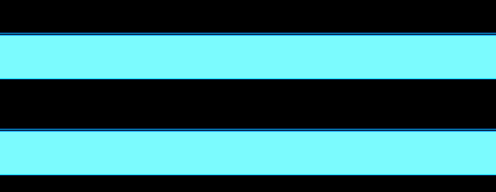

This is a level from a 2D game, rendered from its Tiled map with the project's own tilesets. A one-line summary and the complete map file follow:
An orthogonal 31x12 tile map with 16x16 px tiles, 3 tile layers (BGLower, BGUpper, BGUpper2) and 2 objects.

<map version="1.10" tiledversion="1.10.1" orientation="orthogonal" renderorder="right-down" width="31" height="12" tilewidth="16" tileheight="16" infinite="0" nextlayerid="12" nextobjectid="325">
 <tileset firstgid="1" source="waterfall.tsx" />
 <layer id="7" name="BGLower" width="31" height="12">
  <data encoding="csv">
119,119,119,119,119,119,119,119,119,119,119,119,119,119,119,119,119,119,119,119,119,119,119,119,119,119,119,119,119,119,119,
119,119,119,119,119,119,119,119,119,119,119,119,119,119,119,119,119,119,119,119,119,119,119,119,119,119,119,119,119,119,119,
140,140,140,140,140,140,140,140,140,140,140,140,140,140,140,140,140,140,140,140,140,140,140,140,140,140,140,140,140,140,140,
158,158,158,158,158,158,158,158,158,158,158,158,158,158,158,158,158,158,158,158,158,158,158,158,158,158,158,158,158,158,158,
176,176,176,176,176,176,176,176,176,176,176,176,176,176,176,176,176,176,176,176,176,176,176,176,176,176,176,176,176,176,176,
119,119,119,119,119,119,119,119,119,119,119,119,119,119,119,119,119,119,119,119,119,119,119,119,119,119,119,119,119,119,119,
119,119,119,119,119,119,119,119,119,119,119,119,119,119,119,119,119,119,119,119,119,119,119,119,119,119,119,119,119,119,119,
119,119,119,119,119,119,119,119,119,119,119,119,119,119,119,119,119,119,119,119,119,119,119,119,119,119,119,119,119,119,119,
140,140,140,140,140,140,140,140,140,140,140,140,140,140,140,140,140,140,140,140,140,140,140,140,140,140,140,140,140,140,140,
158,158,158,158,158,158,158,158,158,158,158,158,158,158,158,158,158,158,158,158,158,158,158,158,158,158,158,158,158,158,158,
176,176,176,176,176,176,176,176,176,176,176,176,176,176,176,176,176,176,176,176,176,176,176,176,176,176,176,176,176,176,176,
119,119,119,119,119,119,119,119,119,119,119,119,119,119,119,119,119,119,119,119,119,119,119,119,119,119,119,119,119,119,119
</data>
 </layer>
 <layer id="8" name="BGUpper" width="31" height="12">
  <data encoding="csv">
0,0,0,0,0,0,0,0,0,0,0,0,0,0,0,0,0,0,0,0,0,0,0,0,0,0,0,0,0,0,0,
0,0,0,0,0,0,0,0,0,0,0,0,0,0,0,0,0,0,0,0,0,0,0,0,0,0,0,0,0,0,0,
0,0,0,0,0,0,0,0,0,0,0,0,0,0,0,0,0,0,0,0,0,0,0,0,0,0,0,0,0,0,0,
0,0,0,0,0,0,0,0,0,0,0,0,0,0,0,0,0,0,0,0,0,0,0,0,0,0,0,0,0,0,0,
0,0,0,0,0,0,0,0,0,0,0,0,0,0,0,0,0,0,0,0,0,0,0,0,0,0,0,0,0,0,0,
0,0,0,0,0,0,0,0,0,0,0,0,0,0,0,0,0,0,0,0,0,0,0,0,0,0,0,0,0,0,0,
0,0,0,0,0,0,0,0,0,0,0,0,0,0,0,0,0,0,0,0,0,0,0,0,0,0,0,0,0,0,0,
0,0,0,0,0,0,0,0,0,0,0,0,0,0,0,0,0,0,0,0,0,0,0,0,0,0,0,0,0,0,0,
0,0,0,0,0,0,0,0,0,0,0,0,0,0,0,0,0,0,0,0,0,0,0,0,0,0,0,0,0,0,0,
0,0,0,0,0,0,0,0,0,0,0,0,0,0,0,0,0,0,0,0,0,0,0,0,0,0,0,0,0,0,0,
0,0,0,0,0,0,0,0,0,0,0,0,0,0,0,0,0,0,0,0,0,0,0,0,0,0,0,0,0,0,0,
0,0,0,0,0,0,0,0,0,0,0,0,0,0,0,0,0,0,0,0,0,0,0,0,0,0,0,0,0,0,0
</data>
 </layer>
 <layer id="9" name="BGUpper2" width="31" height="12">
  <data encoding="csv">
0,0,0,0,0,0,0,0,0,0,0,0,0,0,0,0,0,0,0,0,0,0,0,0,0,0,0,0,0,0,0,
0,0,0,0,0,0,0,0,0,0,0,0,0,0,0,0,0,0,0,0,0,0,0,0,0,0,0,0,0,0,0,
0,0,0,0,0,0,0,0,0,0,0,0,0,0,0,0,0,0,0,0,0,0,0,0,0,0,0,0,0,0,0,
0,0,0,0,0,0,0,0,0,0,0,0,0,0,0,0,0,0,0,0,0,0,0,0,0,0,0,0,0,0,0,
0,0,0,0,0,0,0,0,0,0,0,0,0,0,0,0,0,0,0,0,0,0,0,0,0,0,0,0,0,0,0,
0,0,0,0,0,0,0,0,0,0,0,0,0,0,0,0,0,0,0,0,0,0,0,0,0,0,0,0,0,0,0,
0,0,0,0,0,0,0,0,0,0,0,0,0,0,0,0,0,0,0,0,0,0,0,0,0,0,0,0,0,0,0,
0,0,0,0,0,0,0,0,0,0,0,0,0,0,0,0,0,0,0,0,0,0,0,0,0,0,0,0,0,0,0,
0,0,0,0,0,0,0,0,0,0,0,0,0,0,0,0,0,0,0,0,0,0,0,0,0,0,0,0,0,0,0,
0,0,0,0,0,0,0,0,0,0,0,0,0,0,0,0,0,0,0,0,0,0,0,0,0,0,0,0,0,0,0,
0,0,0,0,0,0,0,0,0,0,0,0,0,0,0,0,0,0,0,0,0,0,0,0,0,0,0,0,0,0,0,
0,0,0,0,0,0,0,0,0,0,0,0,0,0,0,0,0,0,0,0,0,0,0,0,0,0,0,0,0,0,0
</data>
 </layer>
 <objectgroup id="10" name="Wall">
  <object id="323" x="0" y="64" width="496" height="16" />
  <object id="324" x="0" y="128" width="496" height="16" />
 </objectgroup>
 <objectgroup id="3" name="Entity" opacity="0.71" />
 <objectgroup draworder="index" id="4" name="Warp" />
 <objectgroup id="11" name="Path" />
</map>
